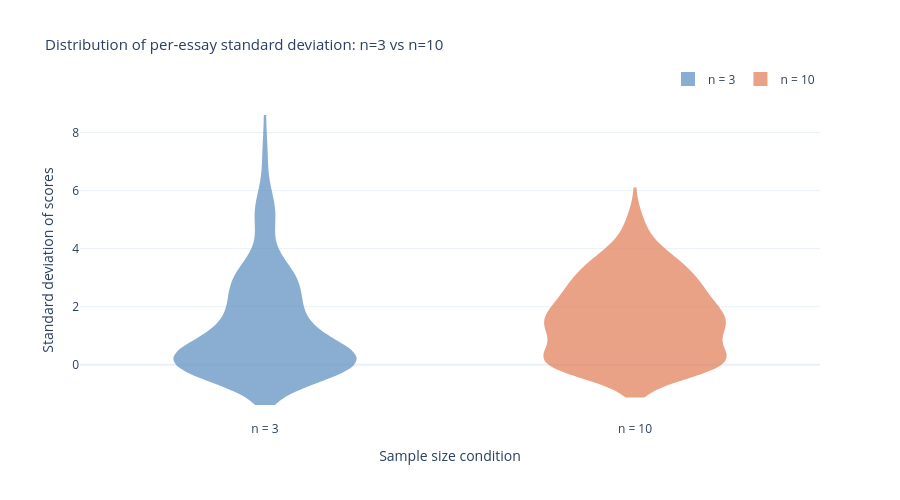

Notebook cell for this chart:
### Code cell
import plotly.graph_objects as go #plotly-6.6.0 nbformat-5.10.4
colors = {"n3": "#5A8DBE", "n10": "#E07B54"}

fig = go.Figure()

for label, col, color in [("n = 3", "std_3r", colors["n3"]),
                           ("n = 10", "std_10r", colors["n10"])]:

    # Violin
    fig.add_trace(go.Violin(
        y=df_std_comparison[col],
        name=label,
        fillcolor=color,
        opacity=0.7,
        line_color=color,
        marker=dict(color=color, size=4, opacity=0.5),
    ))

fig.update_layout(
    title=dict(
        text="Distribution of per-essay standard deviation: n=3 vs n=10",
        font=dict(size=15)
    ),
    yaxis_title="Standard deviation of scores",
    xaxis_title="Sample size condition",
    violingap=0.3,
    violinmode="overlay",
    legend=dict(orientation="h", yanchor="bottom", y=1.02, xanchor="right", x=1),
    template="plotly_white",
    height=500,
)

### Figure 1 — Plotly figure (JSON) as saved in the notebook; plotly's stock layout.template omitted (floating-point values rounded to 4 significant figures)
{"data": [{"fillcolor": "#5A8DBE", "line": {"color": "#5A8DBE"}, "marker": {"color": "#5A8DBE", "opacity": 0.5, "size": 4}, "name": "n = 3", "opacity": 0.7, "type": "violin", "y": [0.0, 0.6807, 3.623, 0.0, 1.392, 1.155, 0.0, 0.0, 2.887, 0.0, 0.0, 0.5774, 0.0, 1.732, 1.258, 0.0, 0.0, 2.887, 0.0, 0.5774, 0.7638, 0.0, 1.665, 1.473, 0.0, 0.0, 2.887, 0.0, 0.2887, 0.4726, 0.0, 1.392, 1.774, 0.0, 2.887, 0.0, 0.0, 0.5508, 2.03, 0.0, 1.732, 0.4757, 0.0, 0.0, 2.887, 0.0, 0.866, 0.5774, 0.0, 1.443, 1.09, 0.0, 0.0, 5.0, 3.464, 3.259, 1.501, 0.3819, 0.1443, 1.893, 0.0, 2.887, 5.774, 0.0, 3.024, 2.47, 5.485, 5.346, 7.217, 0.0, 0.0, 0.0, 3.637, 2.309, 2.829, 0.1443, 0.5774, 5.281, 0.0, 0.0, 5.0, 0.0, 2.055, 1.85, 0.0, 0.433, 0.6614, 0.0, 2.887, 2.887, 0.0, 2.098, 1.193, 0.1443, 0.1277, 2.646, 0.0, 0.0, 0.0, 0.5774, 0.7211, 2.887, 0.0, 2.021, 4.418, 0.0, 2.887, 0.0]}, {"fillcolor": "#E07B54", "line": {"color": "#E07B54"}, "marker": {"color": "#E07B54", "opacity": 0.5, "size": 4}, "name": "n = 10", "opacity": 0.7, "type": "violin", "y": [0.1897, 0.8001, 2.36, 1.328, 1.092, 1.789, 0.0, 0.0, 2.838, 0.0, 0.5763, 0.7279, 0.0, 0.9934, 1.302, 0.0, 1.581, 3.162, 0.483, 1.567, 2.243, 0.8696, 1.358, 1.005, 0.0, 1.581, 3.689, 0.0, 0.9129, 2.379, 0.0, 1.236, 1.444, 0.0, 2.838, 2.838, 0.0, 0.7427, 1.525, 1.487, 1.144, 1.623, 0.0, 0.0, 1.581, 0.0, 1.057, 3.509, 0.0, 2.069, 4.445, 0.0, 1.581, 3.375, 2.385, 2.739, 3.437, 0.3873, 3.489, 3.714, 0.0, 4.972, 3.375, 1.115, 2.593, 3.523, 0.0, 3.938, 4.858, 0.0, 2.108, 3.162, 0.1265, 1.877, 2.171, 0.0, 1.958, 1.798, 0.0, 1.581, 3.162, 2.898, 2.554, 2.577, 0.2372, 2.142, 2.48, 0.0, 2.108, 2.838, 0.0, 2.208, 2.771, 0.0, 1.463, 1.07, 0.0, 1.581, 1.581, 0.3162, 0.7183, 3.082, 0.0, 1.418, 3.948, 1.581, 2.582, 3.944]}], "layout": {"height": 500, "legend": {"orientation": "h", "x": 1, "xanchor": "right", "y": 1.02, "yanchor": "bottom"}, "title": {"font": {"size": 15}, "text": "Distribution of per-essay standard deviation: n=3 vs n=10"}, "violingap": 0.3, "violinmode": "overlay", "xaxis": {"title": {"text": "Sample size condition"}}, "yaxis": {"title": {"text": "Standard deviation of scores"}}}}
